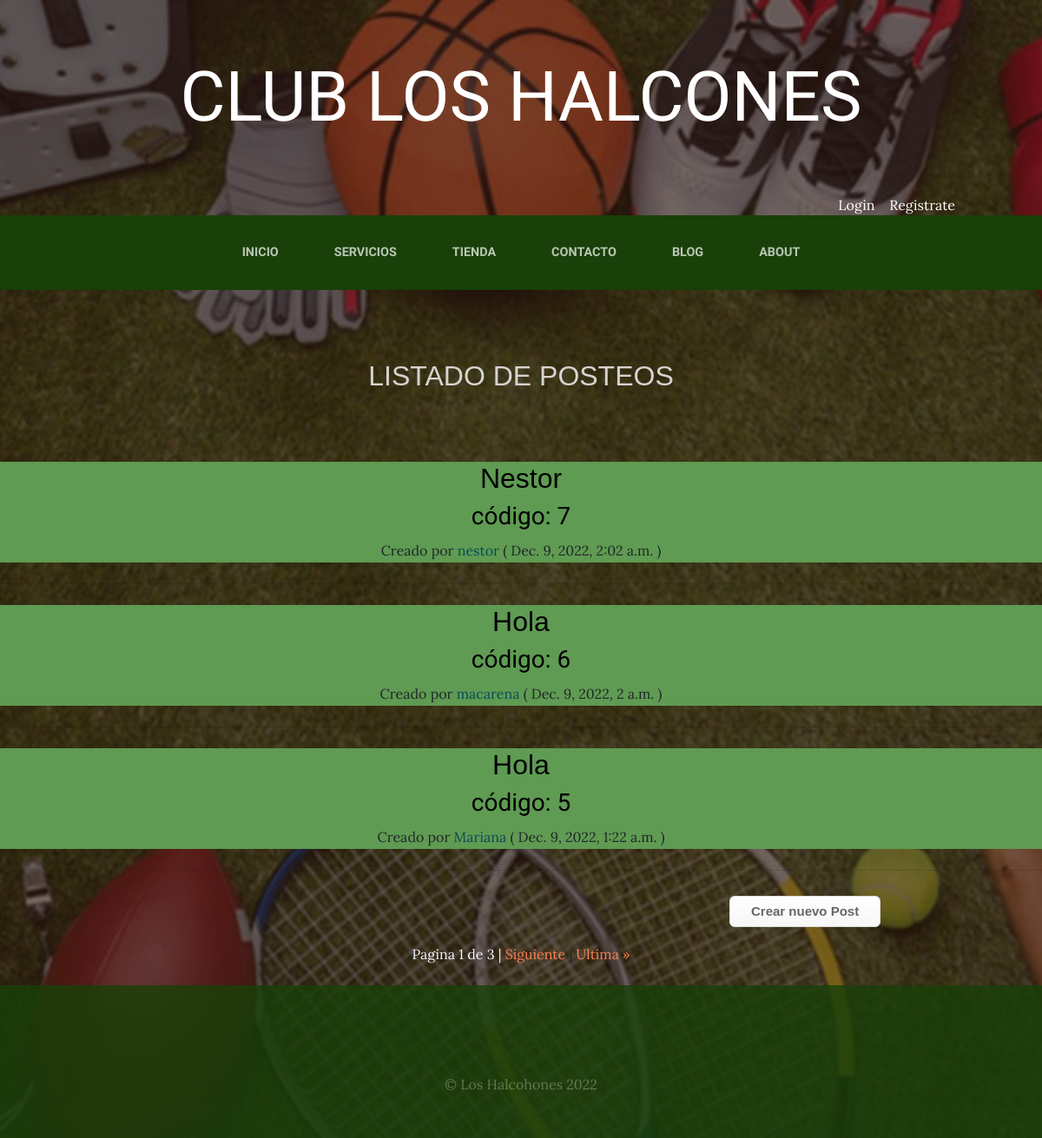
Screenshot of /page/pages/ with the database file from the repository.
### Pages/models.py (models this page shows, shortened)
class Post(models.Model):
    name = models.CharField(max_length=40, null=False, blank=False)
    code = models.IntegerField(null=False, blank=False)
    description = RichTextField(null=True, blank=True)
    image = models.ImageField(upload_to='Pages', null=True, blank=True)
    owner = models.ForeignKey(User, on_delete=models.CASCADE)
    comments = models.ManyToManyField(
        User, through="Comment", related_name="comments_owned"
    )
    created_at = models.DateTimeField(auto_now_add=True)
    updated_at = models.DateTimeField(auto_now=True)
    class Meta:
        unique_together = (
            "name",
            "code",
        )
        ordering = ["-created_at"]

### Pages/views.py (the view)
# urls.py: path("pages/", views.PostListView.as_view(), name="post-list"),
class PostListView (ListView):
    model = Post
    paginate_by = 3

### Carro/context_processor.py (called while the page is built)
def importe_total_carro(request):
    total=0
    if request.user.is_authenticated:
        for keys, value in request.session['carro'].items():
            total=total+(float(value["precio"]))
    else:
        total="Debes logearte para conocer el total"
    return {"importe_total_carro":total}

### Pages/templates/pages/post_list.html (shortened to what this page needs)
{% extends "App/base.html" %}
{% load static %}
{% block content %}
<header class="masthead" >
    <div class="container position-relative px-4 px-lg-5">
        <div class="row gx-4 gx-lg-5 justify-content-center">
            <div class="col-md-15 col-lg-16 col-xl-14">
                <div class="site-heading">
                    <h1 style=" font-size: xx-large; font-family: 'Franklin Gothic Medium', 'Arial Narrow', Arial, sans-serif; color: rgb(214, 211, 207);">Listado de posteos</h1>
                </div>
            </div>
        </div>
    </div>
</header>
{% for post in post_list %}
    <div style="  text-align: center; background-color:rgb(95, 155, 83);" class="post-preview">
            <a style="color: black;" href="{% url 'pages:post-detail' post.id %}">
                <h2 style=" font-family:'Franklin Gothic Medium', 'Arial Narrow', Arial, sans-serif " ;class="post-title">{{ post.name }}</h2>
                <h3 class="post-subtitle">código: {{ post.code }}</h3>
            </a>
            <p class="post-meta">
             Creado por
                <span style="color: #0b4956;" href="">{{ post.owner.username }}</span>
                ( {{ post.created_at }} )
            </p>
    </div>
    <hr class="my-4" />
{% endfor %}
{% if user.is_authenticated %}
    <a style="text-align: center;" class="button_custom" href="{% url 'pages:post-add' %}">Crear nuevo Post</a>
{% else %}
    <a style="text-align: center;" class="button_custom" href="{% url 'logear' %}">Crear nuevo Post</a>
{% endif %}
{% if is_paginated %}
<div class="container p-4">
    <div class="pagination justify-content-center">
        <span class="step-links">
            {% if page_obj.paginator.num_pages > 1 %}
            <span style="color: aliceblue;" class="current">
                Pagina {{ page_obj.number }} de {{ page_obj.paginator.num_pages }} |
            </span>
            {% endif %}
            {% if page_obj.has_next %}
                <a style="color: coral;" href="?page={{ page_obj.next_page_number }}">Siguiente</a> |
                <a style="color: coral;" href="?page={{ page_obj.paginator.num_pages }}">Ultima &raquo;</a>
            {% endif %}
        </span>
    </div>
</div>
{% endif %}
{% endblock %}

### App/static/App/css/gestion.css (style rules this page uses)
body { font-family: 'Lora'; background: linear-gradient(rgba(47, 23, 15, 0.65), rgba(47, 23, 15, 0.65)), url("../img/bg_main.jpg"); background-attachment: fixed; background-position: center; background-size: cover; }
h1, h2, h3, h4, h5, h6 { font-family: 'Raleway'; }
p { line-height: 1.75; }
.site-heading { margin-top: 5rem; margin-bottom: 5rem; text-transform: uppercase; line-height: 1; font-family: 'Raleway'; }
.button_custom { position:relative; top:5px; left: 70%; box-shadow:inset 0px 1px 0px 0px #ffffff; background:linear-gradient(to bottom, #ffffff 5%, #f6f6f6 100%); background-color:#ffffff; border-radius:6px; border:1px solid #dcdcdc; display:inline-block; cursor:pointer; color:#666666; font-family:Arial; font-size:15px; font-weight:bold; padding:6px 24px; text-decoration:none; text-shadow:0px 1px 0px #ffffff; }

### rows the page displays
Post: name "Nestor", code "7", owner.username "nestor", created_at "Dec. 9, 2022, 2:02 a.m."
Post: name "Hola", code "6", owner.username "macarena", created_at "Dec. 9, 2022, 2 a.m."
Post: name "Hola", code "5", owner.username "Mariana", created_at "Dec. 9, 2022, 1:22 a.m."

### other values shown
{{ page_obj.number }} "1"
{{ page_obj.paginator.num_pages }} "3"
